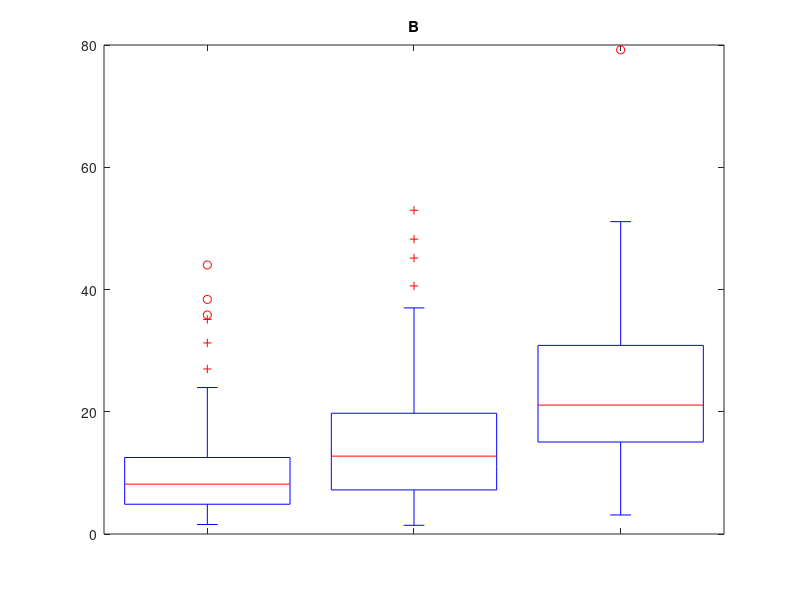
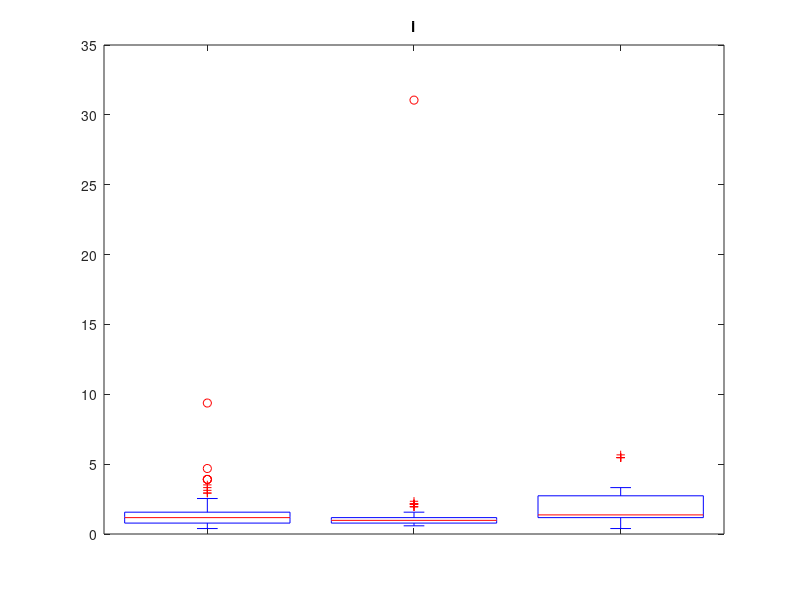
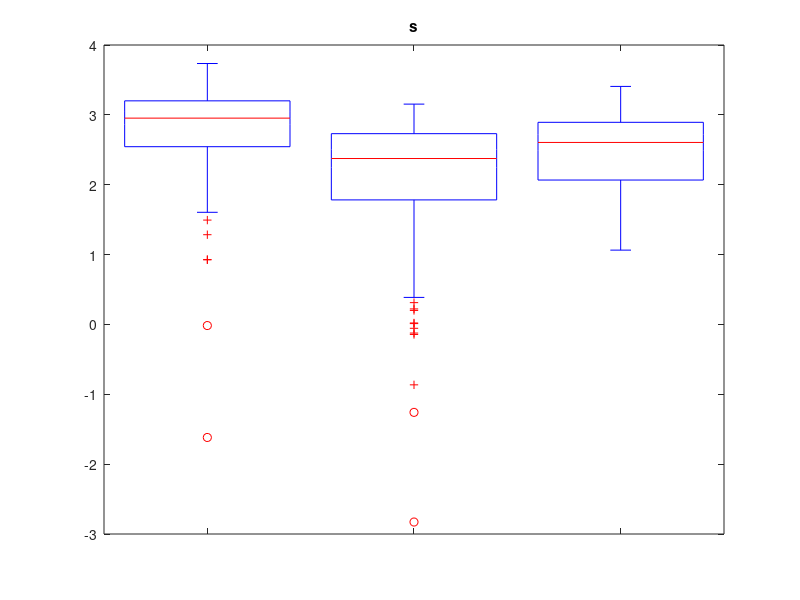
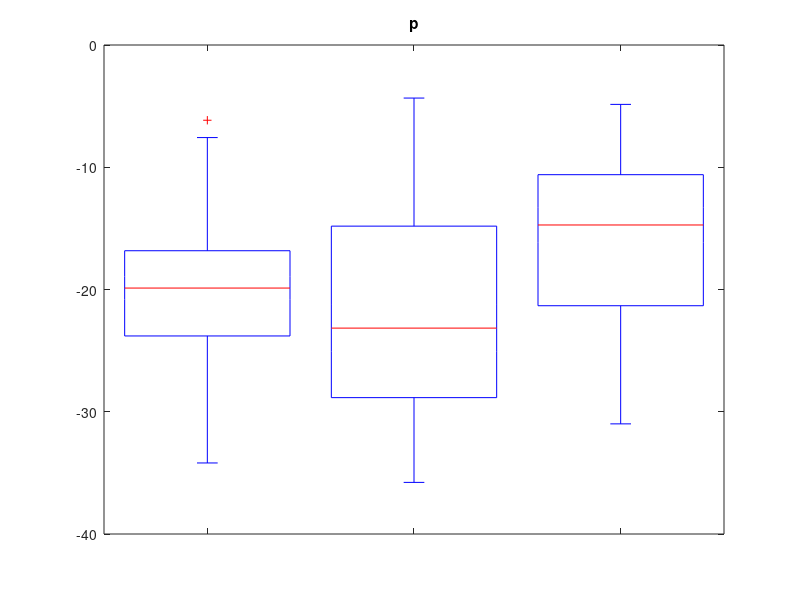

MATLAB code for these plots, in order:
% generates the boxplots for each of the 40 features
% each diagram contains 3 boxplots for each of the 3 classes and for 1 feature

data = csvread('data_no_bad_chans.csv') ; %replace with 'data_no_bad_chans_reRef' to use the data with contralateral-mean re-ref method

% boxplot for features
featureLabels = ["BispecPeak", "Freq of BispecPeak", "WCOB - f1m", "WCOB - f2m", "NBE", "NBSE", "J", "Skewness", "Kurtosis", "Variance", "MMOB", "Bispec-magnitude variability", "SOLA", "SOLADE_1", "SOLADE_2", "SOLAHE_3", "FOSM_1", "FOSM_2", "FOSM_3", "SOSM_1", "SOSM_2", "SOSM_3", "SumOfAmplitudesDE_1", "SumOfAmplitudesDE_2", "SumOfAmplitudesHE_3", "SSI_1", "SSI_2", "SSI_3", "RootMeanSquareDE_1", "RootMeanSquareDE_2", "RootMeanSquareHE_3", "VarDE_1", "VarDE_2", "VarHE_3", "V3orderDE_1", "V3orderDE_2", "V3orderHE_3", "LogDE_1", "LogDE_2", "LogHE_3"] ;
for i=1:40
    figure(i) 
    boxplot(data(:,i), data(:,41))
    title(featureLabels(i))
    saveas(gcf, sprintf('feature %i.png',i))
end